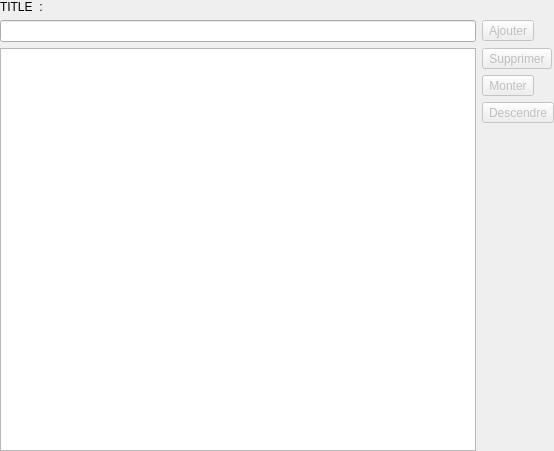
<ui version="4.0" >
 <class>StringListEditor</class>
 <widget class="QWidget" name="StringListEditor" >
  <property name="geometry" >
   <rect>
    <x>0</x>
    <y>0</y>
    <width>554</width>
    <height>451</height>
   </rect>
  </property>
  <property name="windowTitle" >
   <string>AdressList</string>
  </property>
  <layout class="QGridLayout" >
   <property name="leftMargin" >
    <number>0</number>
   </property>
   <property name="topMargin" >
    <number>0</number>
   </property>
   <property name="rightMargin" >
    <number>0</number>
   </property>
   <property name="bottomMargin" >
    <number>0</number>
   </property>
   <property name="horizontalSpacing" >
    <number>6</number>
   </property>
   <property name="verticalSpacing" >
    <number>6</number>
   </property>
   <item row="0" column="0" colspan="2" >
    <widget class="QLabel" name="lblTitle" >
     <property name="text" >
      <string>TITLE  :</string>
     </property>
    </widget>
   </item>
   <item row="1" column="0" >
    <widget class="QLineEdit" name="editString" />
   </item>
   <item row="1" column="1" >
    <widget class="QToolButton" name="btnAdd" >
     <property name="enabled" >
      <bool>false</bool>
     </property>
     <property name="text" >
      <string>Ajouter</string>
     </property>
     <property name="icon" >
      <iconset resource="dyprosium.qrc" >:/images/Resources/add.png</iconset>
     </property>
     <property name="toolButtonStyle" >
      <enum>Qt::ToolButtonIconOnly</enum>
     </property>
    </widget>
   </item>
   <item row="2" column="0" >
    <widget class="QListWidget" name="listString" />
   </item>
   <item row="2" column="1" >
    <layout class="QVBoxLayout" >
     <item>
      <widget class="QToolButton" name="btnRemove" >
       <property name="enabled" >
        <bool>false</bool>
       </property>
       <property name="text" >
        <string>Supprimer</string>
       </property>
       <property name="icon" >
        <iconset resource="dyprosium.qrc" >:/images/Resources/delete.png</iconset>
       </property>
      </widget>
     </item>
     <item>
      <widget class="QToolButton" name="btnUp" >
       <property name="enabled" >
        <bool>false</bool>
       </property>
       <property name="text" >
        <string>Monter</string>
       </property>
       <property name="icon" >
        <iconset resource="dyprosium.qrc" >:/images/Resources/arrow_up.png</iconset>
       </property>
      </widget>
     </item>
     <item>
      <widget class="QToolButton" name="btnDown" >
       <property name="enabled" >
        <bool>false</bool>
       </property>
       <property name="text" >
        <string>Descendre</string>
       </property>
       <property name="icon" >
        <iconset resource="dyprosium.qrc" >:/images/Resources/arrow_down.png</iconset>
       </property>
      </widget>
     </item>
     <item>
      <spacer>
       <property name="orientation" >
        <enum>Qt::Vertical</enum>
       </property>
       <property name="sizeHint" >
        <size>
         <width>20</width>
         <height>40</height>
        </size>
       </property>
      </spacer>
     </item>
    </layout>
   </item>
  </layout>
 </widget>
 <layoutdefault spacing="6" margin="11" />
 <resources>
  <include location="dyprosium.qrc" />
 </resources>
 <connections/>
</ui>
